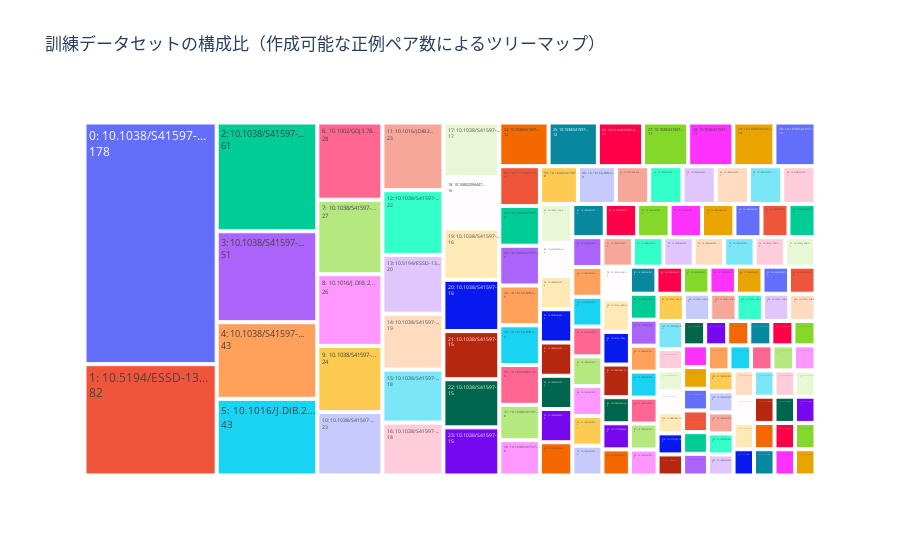

Write notebook code for a chart like this one.
### Code cell
import pandas as pd
import sqlite3
import os
import plotly.graph_objects as go
from IPython.display import display

# --- Step 1: 設定 ---
DB_PATH = "../data/processed/s2orc_filtered.db"
# 訓練用に分割されたデータ論文のリスト（150件）
TRAINING_DATAPAPERS_FILE = "../data/datapapers/sampled/training_data_papers_50.csv"

def visualize_training_distribution():
    """
    訓練用データ論文の「作成可能ペア数」を計算し、
    ツリーマップで可視化する。
    """
    print("--- Visualizing Training Set Contribution (Treemap) ---")

    if not os.path.exists(DB_PATH) or not os.path.exists(TRAINING_DATAPAPERS_FILE):
        print(f"❌ Error: Database or training data paper file not found.")
        return

    try:
        # 1. 訓練用のデータ論文リストを読み込む
        # このファイルには 'cited_datapaper_doi' と 'used_paper_count' が含まれている
        df_train = pd.read_csv(TRAINING_DATAPAPERS_FILE)
        
        # カラム名を統一
        if 'used_paper_count' not in df_train.columns and 's2orc_citing_count' in df_train.columns:
            df_train.rename(columns={'s2orc_citing_count': 'used_paper_count'}, inplace=True)

        # 2. 作成可能なペア数を計算 (k件からk-1ペア)
        # 訓練データは 'used_paper_count' >= 2 が前提
        df_train['creatable_pairs'] = df_train['used_paper_count'] - 1
        
        # 3. グラフ描画用に、どのデータ論文か判別する短いラベルを作成
        # (DOIは長すぎるため、最初の15文字とインデックスでラベルを作成)
        df_train['label'] = df_train.index.astype(str) + ": " + df_train['cited_datapaper_doi'].str.slice(0, 15) + "..."
        
        print(f"Total creatable positive pairs: {df_train['creatable_pairs'].sum():,}")

        # --- 4. ツリーマップの作成 ---
        fig = go.Figure(go.Treemap(
            labels = df_train['label'],
            parents = [""] * len(df_train), # すべてが同じ親を持つ
            values = df_train['creatable_pairs'],
            textinfo = "label+value",
            hoverinfo = "label+value+percent parent"
        ))

        fig.update_layout(
            title="訓練データセットの構成比（作成可能な正例ペア数によるツリーマップ）"
        )

        print("\n[Treemap Visualization]")
        fig.show()

    except Exception as e:
        print(f"💥 An error occurred: {e}")

# --- 実行 ---
visualize_training_distribution()

### Figure 1 — Plotly figure (JSON) as saved in the notebook; plotly's stock layout.template omitted (floating-point values rounded to 4 significant figures; data arrays with more than 128 entries replaced by an {"elided": "..."} marker saying what was removed)
{"data": [{"hoverinfo": "label+value+percent parent", "labels": {"elided": "150 str values"}, "parents": {"elided": "150 str values"}, "textinfo": "label+value", "type": "treemap", "values": {"elided": "150 int values"}}], "layout": {"title": {"text": "訓練データセットの構成比（作成可能な正例ペア数によるツリーマップ）"}}}
